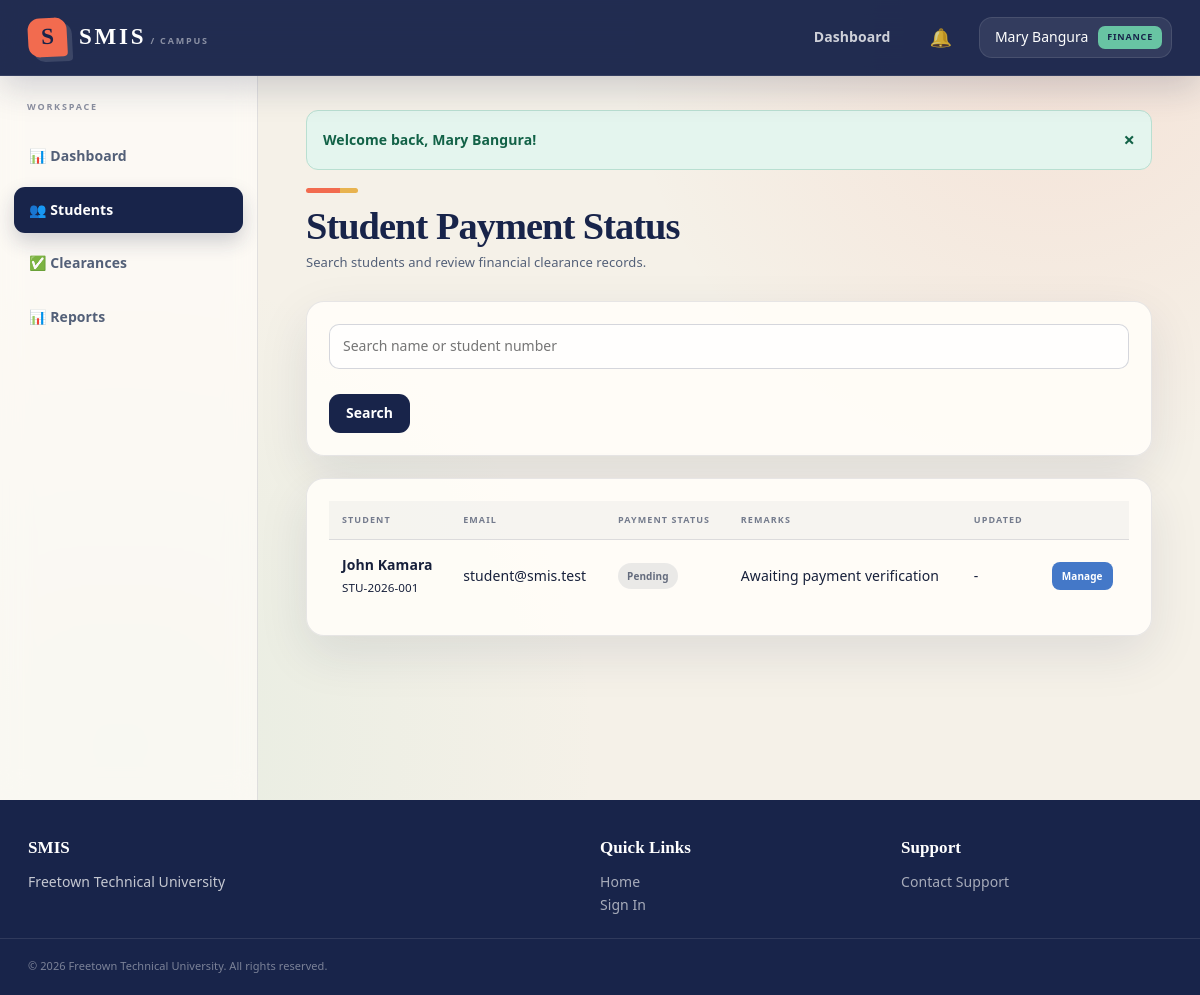
The page /finance/students.php (signed in) on the database its author committed.
### tables this page shows
CREATE TABLE users (
  id INT UNSIGNED AUTO_INCREMENT PRIMARY KEY,
  name VARCHAR(120) NOT NULL,
  email VARCHAR(150) NOT NULL UNIQUE,
  password VARCHAR(255) NOT NULL,
  role ENUM('admin','student','lecturer','finance') NOT NULL,
  status ENUM('active','inactive') NOT NULL DEFAULT 'active',
  last_login_at DATETIME NULL,
  created_at DATETIME NOT NULL DEFAULT CURRENT_TIMESTAMP,
  updated_at DATETIME NULL ON UPDATE CURRENT_TIMESTAMP,
  INDEX idx_users_role (role),
  INDEX idx_users_status (status)
);

CREATE TABLE finance_clearance (
  id INT UNSIGNED AUTO_INCREMENT PRIMARY KEY,
  student_id INT UNSIGNED NOT NULL UNIQUE,
  status ENUM('pending','cleared','not_cleared') NOT NULL DEFAULT 'pending',
  remarks VARCHAR(255) NULL,
  cleared_by INT UNSIGNED NULL,
  cleared_at DATETIME NULL,
  updated_at DATETIME NULL ON UPDATE CURRENT_TIMESTAMP,
  CONSTRAINT fk_finance_clearance_student FOREIGN KEY (student_id) REFERENCES students(id) ON DELETE CASCADE,
  CONSTRAINT fk_finance_clearance_user FOREIGN KEY (cleared_by) REFERENCES users(id) ON DELETE SET NULL
);

CREATE TABLE students (
  id INT UNSIGNED AUTO_INCREMENT PRIMARY KEY,
  user_id INT UNSIGNED NOT NULL UNIQUE,
  student_number VARCHAR(40) NOT NULL UNIQUE,
  class_id INT UNSIGNED NULL,
  semester_id INT UNSIGNED NULL,
  gender VARCHAR(20) NULL,
  phone VARCHAR(40) NULL,
  address VARCHAR(255) NULL,
  date_of_birth DATE NULL,
  document_path VARCHAR(255) NULL,
  created_at DATETIME NOT NULL DEFAULT CURRENT_TIMESTAMP,
  CONSTRAINT fk_students_user FOREIGN KEY (user_id) REFERENCES users(id) ON DELETE CASCADE,
  CONSTRAINT fk_students_class FOREIGN KEY (class_id) REFERENCES classes(id) ON DELETE SET NULL,
  CONSTRAINT fk_students_semester FOREIGN KEY (semester_id) REFERENCES semesters(id) ON DELETE SET NULL,
  INDEX idx_students_class (class_id),
  INDEX idx_students_semester (semester_id)
);

### config/database.php (called while the page is built)
<?php
return [
    'host' => 'localhost',
    'port' => '3306',
    'database' => 'smis_db',
    'username' => 'root',
    'password' => '',
    'charset' => 'utf8mb4',
];

### includes/database.php (called while the page is built, shortened)
<?php
function db(): PDO
{
    static $pdo = null;
    if ($pdo instanceof PDO) {
        return $pdo;
    }
    $config = require __DIR__ . '/../config/database.php';
    $dsn = sprintf(
        'mysql:host=%s;port=%s;dbname=%s;charset=%s',
        $config['host'],
        $config['port'],
        $config['database'],
        $config['charset']
    );
    $pdo = new PDO($dsn, $config['username'], $config['password'], [
        PDO::ATTR_ERRMODE => PDO::ERRMODE_EXCEPTION,
        PDO::ATTR_DEFAULT_FETCH_MODE => PDO::FETCH_ASSOC,
        PDO::ATTR_EMULATE_PREPARES => false,
    ]);
    return $pdo;
}
function db_statement(string $sql, array $params = []): PDOStatement
{
    $statement = db()->prepare($sql);
    $statement->execute($params);
    return $statement;
}
function db_all(string $sql, array $params = []): array
{
    return db_statement($sql, $params)->fetchAll();
}
function db_one(string $sql, array $params = []): ?array
{
    $row = db_statement($sql, $params)->fetch();
    return $row === false ? null : $row;
}

### includes/auth.php (called while the page is built, shortened)
<?php
function current_user(): ?array
{
    static $user = null;
    if ($user === null) {
        $user = db_one('SELECT id, name, email, role, status, last_login_at FROM users WHERE id = :id', [
            'id' => $_SESSION['user_id'],
        ]);
    }
    return $user;
}
function role_home(string $role): string
{
    return match ($role) {
        'admin' => 'admin/dashboard.php',
        'lecturer' => 'lecturer/dashboard.php',
        'finance' => 'finance/dashboard.php',
        'student' => 'student/dashboard.php',
        default => 'login.php',
    };
}

### includes/middleware.php (called while the page is built, shortened)
<?php
function require_login(): void
{
    if (!current_user()) {
        set_flash('error', 'Please sign in to continue.');
        redirect('login.php');
    }
}
function require_role(string|array $roles): void
{
    require_login();
}

### finance/students.php (the view)
<?php
declare(strict_types=1);require __DIR__.'/../includes/bootstrap.php';require_role('finance');$q=trim((string)query('search'));if($q!==''){$students=db_all('SELECT s.id,s.student_number,u.name,u.email,COALESCE(fc.status,"pending") status,fc.remarks,fc.cleared_at FROM students s JOIN users u ON u.id=s.user_id LEFT JOIN finance_clearance fc ON fc.student_id=s.id WHERE u.name LIKE :n OR s.student_number LIKE :num ORDER BY u.name',['n'=>"%$q%",'num'=>"%$q%"]);}else{$students=db_all('SELECT s.id,s.student_number,u.name,u.email,COALESCE(fc.status,"pending") status,fc.remarks,fc.cleared_at FROM students s JOIN users u ON u.id=s.user_id LEFT JOIN finance_clearance fc ON fc.student_id=s.id ORDER BY u.name');}$page_title='Finance Students - SMIS';include __DIR__.'/../includes/header.php';?><div class="page-header"><h1>Student Payment Status</h1><p>Search students and review financial clearance records.</p></div><div class="card"><div class="card-body"><form method="get" class="hero-actions"><input class="form-control" name="search" value="<?=e($q)?>" placeholder="Search name or student number"><button class="btn btn-secondary">Search</button></form></div></div><div class="card"><div class="card-body"><table class="table"><thead><tr><th>Student</th><th>Email</th><th>Payment status</th><th>Remarks</th><th>Updated</th><th></th></tr></thead><tbody><?php foreach($students as $s):?><tr><td><strong><?=e($s['name'])?></strong><br><small><?=e($s['student_number'])?></small></td><td><?=e($s['email'])?></td><td><?=status_badge($s['status'])?></td><td><?=e($s['remarks']??'-')?></td><td><?=format_datetime($s['cleared_at'])?></td><td><a class="action-btn action-edit" href="<?=url('finance/clearances.php?action=edit&id='.$s['id'])?>">Manage</a></td></tr><?php endforeach?></tbody></table></div></div><?php include __DIR__.'/../includes/footer.php';?>

### includes/header.php (shortened to what this page needs)
<?php
$user = current_user();
?>
<!DOCTYPE html>
<html lang="en">
<head>
    <link rel="stylesheet" href="<?= url('assets/css/style.css') ?>">
</head>
<body>
    <nav class="navbar">
        <div class="navbar-container">
            <div class="navbar-brand">
                <a href="<?= url('/') ?>" class="brand-link">
                    <span class="brand-text"><?= e(app_config('short_name')) ?></span>
                </a>
            </div>
            <div class="navbar-menu">
                <div class="navbar-menu-items">
                    <?php if ($user): ?>
                        <a href="<?= url(role_home($user['role'])) ?>" class="nav-link">Dashboard</a>
                        <div class="nav-notifications">
                            <a href="<?= url('notifications.php') ?>" class="nav-link notification-link">
                                <span class="notification-icon">🔔</span>
                            </a>
                        </div>
                        <div class="nav-user">
                            <div class="user-menu">
                                <button class="user-menu-toggle">
                                    <span><?= e($user['name']) ?></span>
                                    <span class="role-badge"><?= e($user['role']) ?></span>
                                </button>
                            </div>
                        </div>
                    <?php else: ?>
                        <a href="<?= url('login.php') ?>" class="btn btn-sm btn-primary">Sign In</a>
                    <?php endif; ?>
                </div>
            </div>
        </div>
    </nav>
    <div class="page-wrapper">
        <?php if ($user): ?>
            <aside class="sidebar">
                <nav class="sidebar-nav">
                    <?php
                    $nav_items = [];
                    if ($user['role'] === 'admin') {
                        $nav_items = [
                            ['url' => 'admin/dashboard.php', 'label' => '📊 Dashboard'],
                            ['url' => 'admin/users.php', 'label' => '👥 Users'],
                            ['url' => 'admin/classes.php', 'label' => '🏫 Classes'],
                            ['url' => 'admin/semesters.php', 'label' => '📅 Semesters'],
                            ['url' => 'admin/modules.php', 'label' => '📚 Modules'],
                            ['url' => 'admin/students.php', 'label' => '🎓 Students'],
                            ['url' => 'admin/lecturers.php', 'label' => '👨‍🏫 Lecturers'],
                            ['url' => 'admin/attendance.php', 'label' => '📍 Attendance'],
                            ['url' => 'admin/grades.php', 'label' => '📊 Grades'],
                            ['url' => 'admin/clearances.php', 'label' => '✅ Clearances'],
                            ['url' => 'admin/reports.php', 'label' => '📈 Reports'],
                            ['url' => 'admin/logs.php', 'label' => '📋 Activity Logs'],
                        ];
                    } elseif ($user['role'] === 'finance') {
                        $nav_items = [
                            ['url' => 'finance/dashboard.php', 'label' => '📊 Dashboard'],
                            ['url' => 'finance/students.php', 'label' => '👥 Students'],
                            ['url' => 'finance/clearances.php', 'label' => '✅ Clearances'],
                            ['url' => 'finance/reports.php', 'label' => '📊 Reports'],
                        ];
                    }
                    ?>
                    <?php foreach ($nav_items as $item): ?>
                        <a href="<?= url($item['url']) ?>" class="nav-item <?= strpos($_SERVER['REQUEST_URI'] ?? '', $item['url']) !== false ? 'active' : '' ?>">
                            <?= $item['label'] ?>
                        </a>
                    <?php endforeach; ?>
                </nav>
            </aside>
        <?php endif; ?>
        <main class="main-content">
            <?php
            $flashes = flashes();
            foreach ($flashes as $flash):
            ?>
                <div class="alert alert-<?= e($flash['type']) ?>" role="alert">
                    <?= e($flash['message']) ?>
                    <button type="button" class="alert-close" data-dismiss="alert">×</button>
                </div>
            <?php endforeach; ?>

### includes/functions.php (shortened to what this page needs)
<?php
function app_config(?string $key = null, mixed $default = null): mixed
{
    static $config = null;
    if ($config === null) {
        $config = require __DIR__ . '/../config/app.php';
    }
    $value = $config;
    foreach (explode('.', $key) as $part) {
        $value = $value[$part];
    }
    return $value;
}
function e(mixed $value): string
{
    return htmlspecialchars((string) $value, ENT_QUOTES, 'UTF-8');
}
function url(string $path = ''): string
{
    $base = rtrim((string) app_config('base_url', ''), '/');
    $path = ltrim($path, '/');
    return $path === '' ? ($base === '' ? '/' : $base) : $base . '/' . $path;
}
function query(string $key, mixed $default = ''): mixed
{
    return $_GET[$key] ?? $default;
}
function flashes(): array
{
    $messages = $_SESSION['flash'] ?? [];
    return $messages;
}
function status_badge(string $status): string
{
    $label = ucwords(str_replace('_', ' ', $status));
    $class = match ($status) {
        'active', 'approved', 'cleared', 'present' => 'badge-success',
        'inactive', 'rejected', 'not_cleared', 'absent' => 'badge-danger',
        'late' => 'badge-warning',
        default => 'badge-muted',
    };
    return '<span class="badge ' . $class . '">' . e($label) . '</span>';
}
function format_datetime(?string $date): string
{
    if (!$date) {
        return '-';
    }
    return date('M d, Y H:i', strtotime($date));
}

### rows shown on the page
users: name "Mary Bangura", role "FINANCE"
finance_clearance: users.name "John Kamara", student.student_number "STU-2026-001", users.email "student@smis.test", label "Pending", remarks "Awaiting payment verification", cleared_at "-"

### other values the page prints
app_config('short_name') "SMIS"
$item['label'] "📊 Dashboard"
$item['label'] "👥 Students"
$item['label'] "✅ Clearances"
$item['label'] "📊 Reports"
$flash['message'] "Welcome back, Mary Bangura!"
app_config('university_name') "Freetown Technical University"
